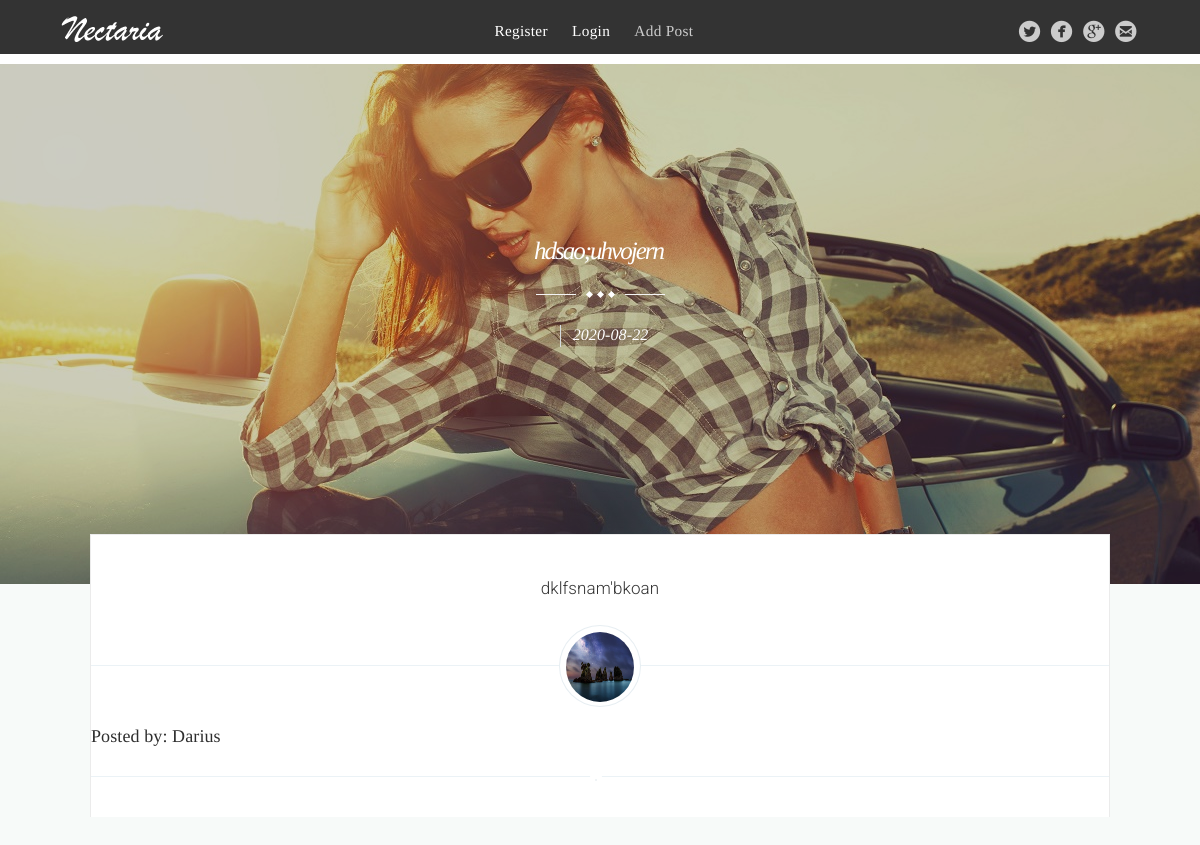
/post/1, run on the app's committed database.
### flaskb/models.py (models this page shows, shortened)
class Post(db.Model):
    id = db.Column(db.Integer, primary_key=True)
    title = db.Column(db.String(100), nullable=False)
    content = db.Column(db.Text, nullable=False)
    date_created = db.Column(
        db.DateTime, nullable=False, default=datetime.utcnow)
    user_id = db.Column(db.Integer, db.ForeignKey('user.id'), nullable=False)

class User(db.Model, UserMixin):
    id = db.Column(db.Integer, primary_key=True)
    username = db.Column(db.String(20), nullable=False, unique=True)
    email = db.Column(db.String(50), nullable=False)
    password = db.Column(db.String(60), nullable=False)
    image_file = db.Column(db.String(60), nullable=False,
                           default='default.jpg')
    posts = db.relationship('Post', backref='author', lazy=True)

### flaskb/posts/routes.py (the view)
@app.route('/post/<int:post_id>')
def post(post_id):
    post = Post.query.get_or_404(post_id)
    return render_template('article.html', post=post, title=post.title)

### flaskb/templates/article.html (shortened to what this page needs)
{% extends 'layout.html' %}
{% block content %}
	<header class="main-header post-head " style="background-image: url(assets/img/random.jpg)">
	<div class="vertical">
		<div class="main-header-content inner">
			<h1 class="post-title">{{ post.title }}</h1>
			<div class="entry-title-divider">
				<span></span><span></span><span></span>
			</div>
			<section class="post-meta">
			<time class="post-date" datetime="{{ post.date_created }}">{{ post.date_created.strftime('%Y-%m-%d') }}</time>
			</section>
		</div>
	</div>
	</header>
	<main id="content" class="content" role="main">
	<div class="wraps">
		<article class="post featured">
		<section class="post-content">
		<p class="text-center">
			{{ post.content }}
		</p>
		</section>
		<footer class="post-footer">
		<figure class="author-image">
		<a class="img" href="#">
			<img src="{{ url_for('static', filename='assets/img/' + post.author.image_file) }}" class="rounded-circle" height="70" width="70">
		</a>
		</figure>
		<section class="author">
		<h4 > Posted by: {{ post.author.username }}</h4>
		</section>
		</footer>
		</article>
	</div>
	</main>
{% endblock content %}

### data on the page
Post: title "hdsao;uhvojern", date_created "2020-08-22", content "dklfsnam'bkoan"
User: image_file (picture), author.username "Darius"
